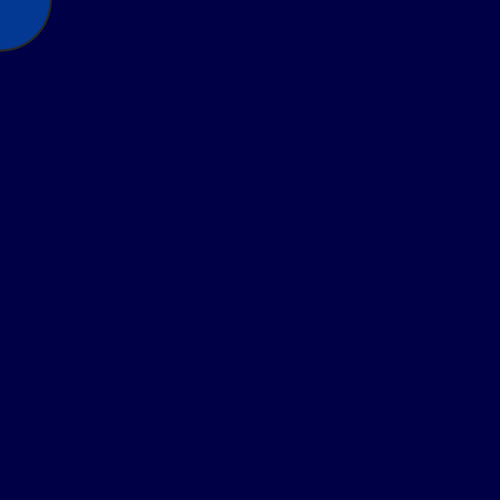
Frame 1 (no input)
Frame 60 (the mouse pressed at the canvas centre just before this capture): identical to frame 1, image omitted
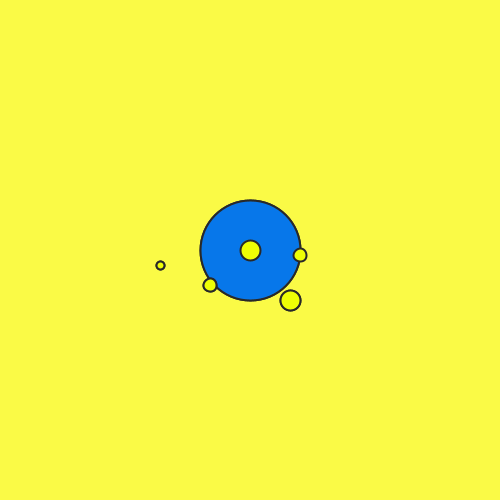
Frame 120 (the mouse held since frame 60 and released just before this capture)

The Processing sketch that drew these frames (run headless with seeded random() and noise(); from frame 60 on, the mouse is pressed at the canvas centre):

// Processing sketch: processing_74220
// ── processing_74220.pde

int a= 100;
int b=height/4;
int c=height/8; 
int w=40;
int d = 100; 

void setup () {
  size(500,500);
  noStroke ();
  smooth ();
 
}
 
void draw () {
 
   background(mouseX, mouseY, 70, 130);
   
  // Atomo 
  fill(7,119,234,70);
  stroke(40);
  strokeWeight(2);
  ellipse(mouseX,mouseY, d, d);

 if(mousePressed){
  
  // Atomo pazzo
  fill(7,119,234);
  stroke(40);
  strokeWeight(2);
  ellipse(mouseX,mouseY, d, d);
  
  //elettroni
  fill(238,255,5);
  stroke(40);
  strokeWeight(2);
  ellipse(mouseY-90,mouseX+15,w/5,w/5);
  ellipse(mouseY-40,mouseX+35,w/3 ,w/3);
  ellipse(mouseX+40,mouseX+50,w/2,w/2);
  
  ellipse(height-mouseY,width-mouseX,w/5,w/5);
  ellipse(width-mouseX+50,height-mouseX+5,w/3 ,w/3);
  ellipse(height-mouseY,width-mouseX,w/2,w/2);

  ellipse(width-mouseX-90,height-mouseY+15,w/5,w/5);
  ellipse(width-mouseX-40,height-mouseY+35,w/3 ,w/3);
  ellipse(height-mouseY+40,width-mouseX+50,w/2,w/2);
  
 }else{    
  
   // Atomo pazzo
  fill(7,119,234,70);
  stroke(40);
  strokeWeight(2);
  ellipse(mouseX,mouseY, d, d); 
  
 }

}
